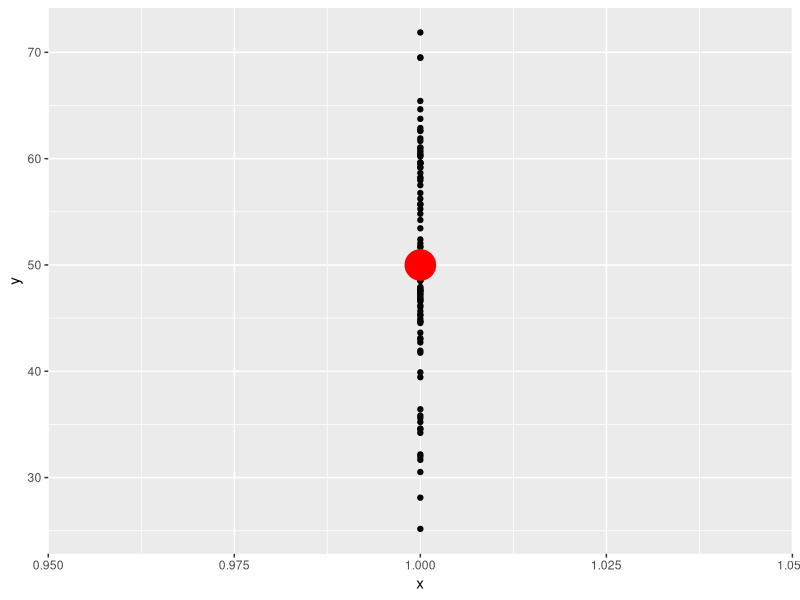
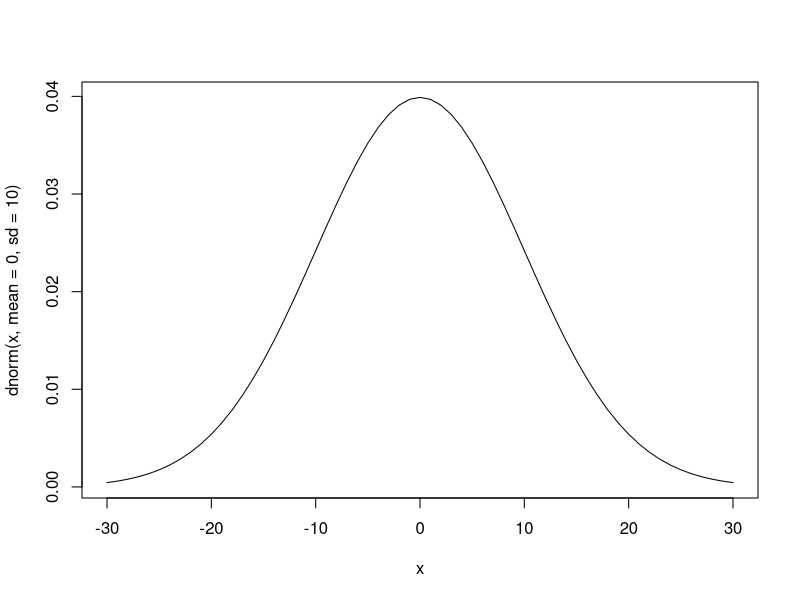
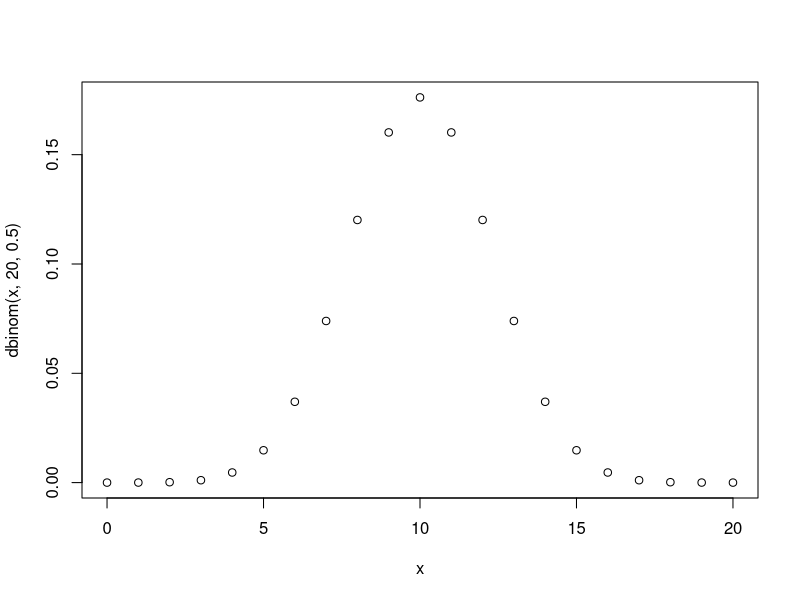
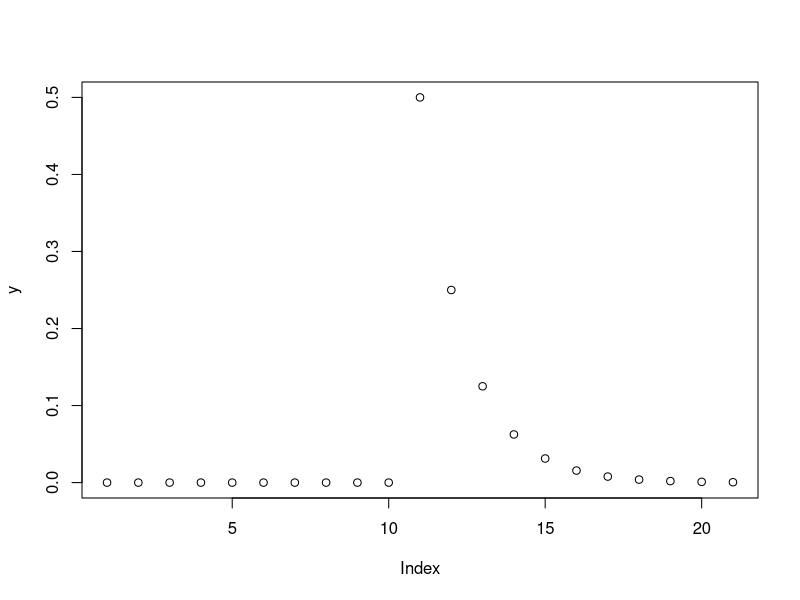
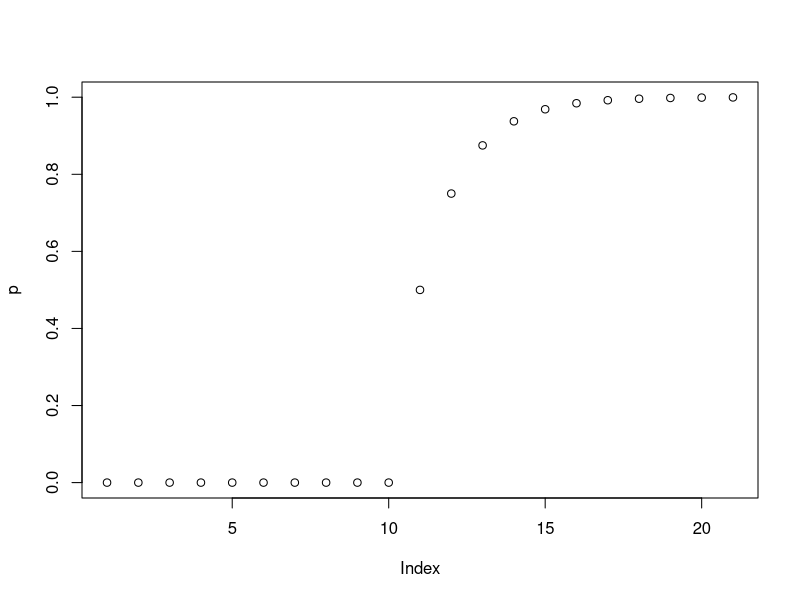

The R script that drew these images, in order:

pnorm(50, 45, 8, lower.tail = F)

rnorm(1:400, 38, 6)



# Sampling from a population
sample(1:10, size = 100, replace = T)

# Normal population of numbers

rnorm(100, mean = 50, sd = 10)

rep(1,100)

x<- rep(1,100)

y<- rnorm(100, mean = 50, sd = 10)


dat <- data.frame(x,y)

dat

x<- 1
y<- 50
mean <- data.frame(x,y)

mean

library(ggplot2)

ggplot()+
    geom_point(data = dat, aes(x,y)) +
    geom_point(data = mean, aes(x,y), 
               size = 10, color = "red")


x <- seq(-30,30,1)
x


plot(x=x, y=dnorm(x, mean=0, sd=10), type='l')


# Binomial distribution

x <- seq(0,20,1)
x
y=dbinom(x,20,1)

y

plot(x=x, y=dbinom(x,20,0.5))

    
# Geometric distribution

x<- c(0,1,1,1,0,0,0,1,1,0)

x<- -10:10

y<- dgeom(x, prob = 0.5)


p<- pgeom(x, prob = 0.5)

plot(y)

plot(p)


log(67)
